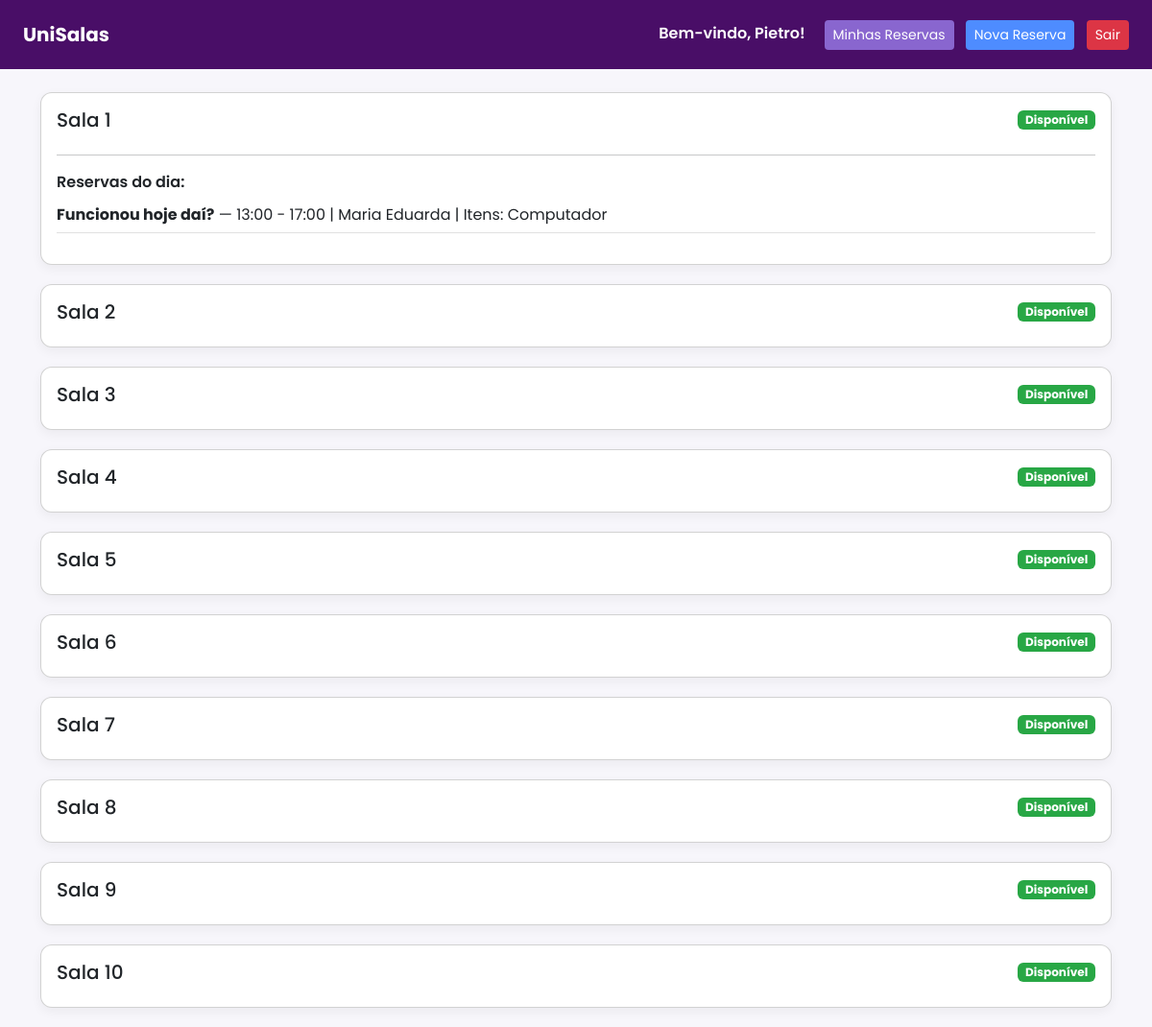
Screenshot of / (signed in) with the database file from the repository.
### core/models.py (models this page shows, shortened)
class Sala(models.Model):
    nome = models.CharField(max_length=50)
    capacidade = models.IntegerField()

class Reserva(models.Model):
    usuario = models.ForeignKey(User, on_delete=models.CASCADE)
    sala = models.ForeignKey(Sala, on_delete=models.CASCADE)
    itens = models.ManyToManyField(Item, blank=True)
    data = models.DateField()
    hora_inicio = models.TimeField()
    hora_fim = models.TimeField()
    nome_evento = models.CharField(max_length=200)

class Item(models.Model):
    nome = models.CharField(max_length=50)

### core/views.py (the view)
# urls.py: path('', views.home, name='home'),
@login_required
def home(request):
    salas = Sala.objects.all()
    agora = timezone.localtime()
    salas_status = []
    for sala in salas:
        reserva_atual = None
        reservas_do_dia = Reserva.objects.filter(
            sala=sala,
            data=agora.date()
        ).order_by('hora_inicio')
        for r in reservas_do_dia:
            inicio = timezone.make_aware(datetime.combine(r.data, r.hora_inicio))
            fim = timezone.make_aware(datetime.combine(r.data, r.hora_fim))
            if inicio <= agora <= fim:
                reserva_atual = r
                break
        salas_status.append({
            'sala': sala,
            'ocupada': reserva_atual is not None,
            'reserva_atual': reserva_atual,
            'reservas': reservas_do_dia
        })
    return render(request, 'home.html', {'salas_status': salas_status})

### core/templates/home.html (shortened to what this page needs)
{% load static %}
<!DOCTYPE html>
<html lang="pt-br">
<head>
    <link href="https://cdn.jsdelivr.net/npm/bootstrap@5.3.0/dist/css/bootstrap.min.css" rel="stylesheet">
</head>
<body>
<nav class="navbar navbar-expand-lg navbar-custom px-4 py-3 mb-4">
    <a class="navbar-brand fw-bold" href="{% url 'home' %}">UniSalas</a>
    <div class="ms-auto">
        {% if request.user.is_authenticated %}
            <span class="me-3 text-white fw-semibold">
                Bem-vindo, {{ request.user.first_name }}!
            </span>
            <a href="{% url 'minhas_reservas' %}" class="btn btn-minhas btn-sm me-2">Minhas Reservas</a>
            <a href="{% url 'nova_reserva' %}" class="btn btn-nova btn-sm me-2">Nova Reserva</a>
            <form method="post" action="{% url 'logout' %}" class="d-inline">
                <button type="submit" class="btn btn-sair btn-sm">Sair</button>
            </form>
        {% else %}
            <a href="{% url 'login' %}" class="btn btn-light btn-sm me-2">Entrar</a>
            <a href="{% url 'signup' %}" class="btn btn-light btn-sm">Cadastrar</a>
        {% endif %}
    </div>
</nav>
<div class="container">
    {% if request.user.is_authenticated %}
        {% for sala_info in salas_status %}
        <div class="card card-sala p-3">
            <div class="d-flex justify-content-between align-items-center mb-2">
                <h5 class="card-title mb-0">
                    {{ sala_info.sala.nome }}
                </h5>
                {% if sala_info.reserva_atual %}
                    <span class="badge badge-ocupada">Ocupada</span>
                {% else %}
                    <span class="badge badge-disponivel">Disponível</span>
                {% endif %}
            </div>
            {% if sala_info.reservas %}
                <hr>
                <p class="fw-semibold mb-1">Reservas do dia:</p>
                <ul class="list-reservas">
                    {% for r in sala_info.reservas %}
                        <li>
                            <strong>{{ r.nome_evento }}</strong> —
                            {{ r.hora_inicio }} - {{ r.hora_fim }} |
                            {{ r.usuario.first_name }} |
                            Itens:
                            {% for item in r.itens.all %}
                                {{ item.nome }}{% if not forloop.last %}, {% endif %}
                            {% empty %} Nenhum {% endfor %}
                        </li>
                    {% endfor %}
                </ul>
            {% endif %}
        </div>
        {% endfor %}
    {% else %}
        <div class="text-center mt-5">
            <h4>Faça login ou cadastre-se para ver as salas e reservas</h4>
        </div>
    {% endif %}
</div>
</body>
</html>

### core/templates/home.html (style rules this page uses)
body { font-family: 'Poppins', sans-serif; background-color: #f7f6fb; }
.navbar-custom { background-color: #490E67; }
.navbar-custom a { color: #fff; }
.btn-nova { background-color: #4e8cff; color: #fff; }
.btn-minhas { background-color:#8966cf; color: #fff; }
.btn-sair { background-color: #dc3545; color: #fff; }
.card-sala { border-radius: 12px; box-shadow: 0 4px 12px rgba(0,0,0,0.05); margin-bottom: 20px; transition: transform 0.2s; }
.badge-disponivel { background-color: #28a745; color: #fff; }
.list-reservas { list-style: none; padding-left: 0; }
.list-reservas li { padding: 6px 0; border-bottom: 1px solid #e0e0e0; }

### rows the page displays
Sala: sala.nome "Sala 1"
Reserva: nome_evento "Funcionou hoje daí?", hora_inicio "13:00", hora_fim "17:00", usuario.first_name "Maria Eduarda"
Item: nome "Computador"
Sala: sala.nome "Sala 2"
Sala: sala.nome "Sala 3"
Sala: sala.nome "Sala 4"
Sala: sala.nome "Sala 5"
Sala: sala.nome "Sala 6"
Sala: sala.nome "Sala 7"
Sala: sala.nome "Sala 8"
Sala: sala.nome "Sala 9"
Sala: sala.nome "Sala 10"

### other values shown
{{ request.user.first_name }} "Pietro"
